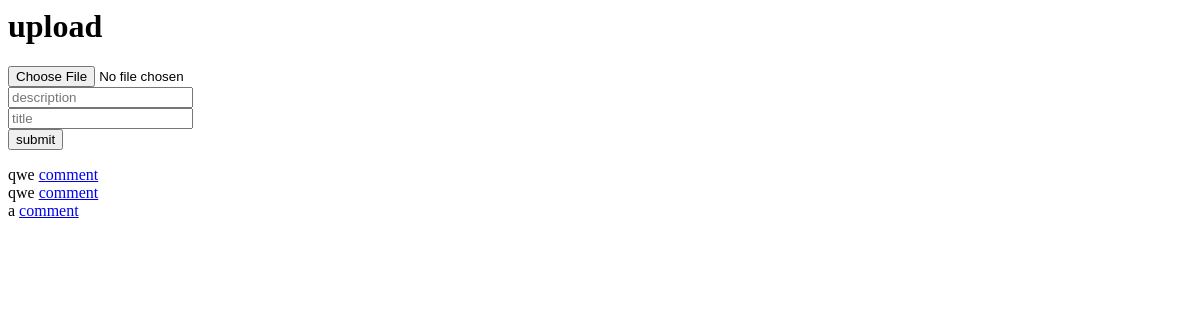
Before: /upload/ (signed in) with the older database file.
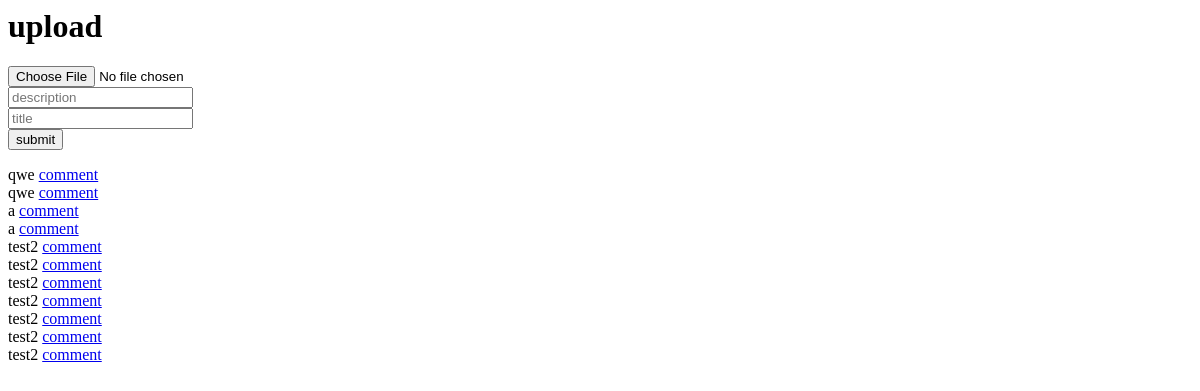
After: the same page with the newer database file.
### core/models.py (models this page shows, shortened)
class Content(models.Model):
    id = models.UUIDField(primary_key=True,default=uuid.uuid4)
    title = models.CharField(max_length=100)
    keywords = models.CharField(max_length=100)
    description = models.TextField()
    image = models.ImageField(upload_to='content_images',blank=True)
    menu_id = models.IntegerField(blank=True,null=True)
    detail = models.CharField(max_length=100)
    type = models.CharField(max_length=10)
    created_at = models.DateTimeField(default=datetime.now)
    updated_at = models.DateTimeField(default=datetime.now)

### core/views.py (the view, shortened to what this page needs)
# urls.py: path('upload/',views.upload,name='upload'),
@login_required(login_url='signin/')
def upload(request):
    contents = Content.objects.all()
    return render(request,'upload.html',{'contents': contents})

### templates/upload.html (shortened to what this page needs)
{% load static %}
<h1>upload</h1>
<form action="" method="post" enctype="multipart/form-data">
    <input type="file" placeholder="image" name="image"> <br>
    <input type="text" placeholder="description" name="description"> <br>
    <input type="text" placeholder="title" name="title"> <br>
    <button type="submit">submit</button>
</form>
{% for content in contents %}
<div>{{content.description}} <a href="/comment?post_id={{content.id}}">comment</a>
</div>
{% endfor %}

Changed rows visible on the page:
added Content: description "a"
added Content: description "test2"
added Content: description "test2"
added Content: description "test2"
added Content: description "test2"
added Content: description "test2"
added Content: description "test2"
added Content: description "test2"
